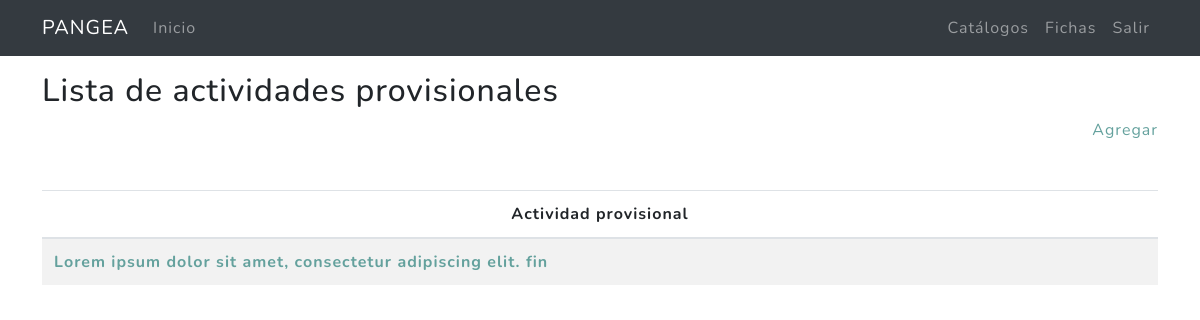
Page /catalogos/actividades/ (signed in) on the earlier database version.
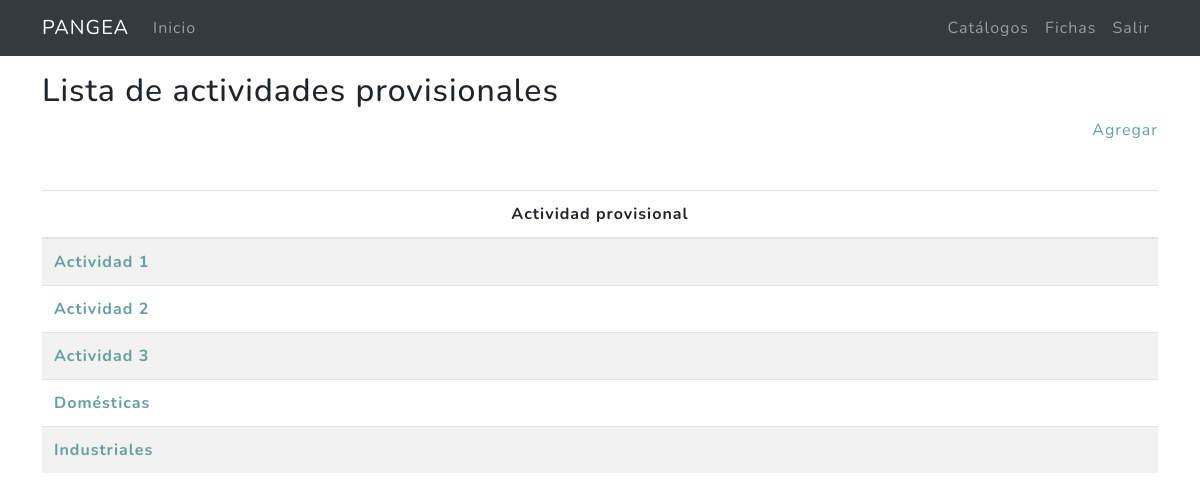
Same page on the later database version.
### miscelanea/models.py (models this page shows, shortened)
class ActividadProvisional(models.Model):
    title =  models.CharField(max_length=1500,verbose_name = "Actividad")
    created = models.DateTimeField(auto_now_add = True,verbose_name = "Fecha de creación")
    updated = models.DateTimeField(auto_now = True,verbose_name = "Fecha de edición")
    class Meta:
        verbose_name = "Lista de actividades provisionales"
        verbose_name_plural = "Lista de actividades provisionales"
        ordering = ["title"]

### miscelanea/views.py (the view)
# urls.py: path('actividades/', ActProvisionalListView.as_view(), name='actividades'),
@method_decorator(login_required,name='dispatch')
class ActProvisionalListView(ListView):
    model = ActividadProvisional
    template_name = "miscelanea/actividadprovisional_list.html"
    paginate_by = 20
    def get_context_data(self, **kwargs):
        context = super().get_context_data(**kwargs)
        context['p_title']="Lista de actividades provisionales"
        return context

### miscelanea/templates/miscelanea/actividadprovisional_list.html (shortened to what this page needs)
{% extends 'cap2/base_mx.html' %}
{% load static %}
{% block content %}
<main role="main">
  <div class="container mb-4">
    <h2 class="mt-3">{{p_title}}</h2>
    <div class="agregar mb-4 text-right"><a href="{% url 'catalogos:actividad-create' %}">Agregar</a></div>
    <table class="table  table-striped mt-5">
      <thead>
        <tr>
          <th scope="col" class="text-center">Actividad provisional</th>
        </tr>
      </thead>
      <tbody>
      {% for actividad in actividadprovisional_list %}
          <tr>
            <th scope="row"><a href="{% url 'catalogos:actividad-update' actividad.id %}">{{actividad.title}} </a></th>
          </tr>
      {% endfor %}
      </tbody>
    </table>
  </div>
</main>
{% endblock %}

Differences in the rows shown:
changed ActividadProvisional: title "Lorem ipsum dolor sit amet, consectetur adipiscing elit. fin" → "Actividad 1"
added ActividadProvisional: title "Actividad 2"
added ActividadProvisional: title "Actividad 3"
added ActividadProvisional: title "Domésticas"
added ActividadProvisional: title "Industriales"
